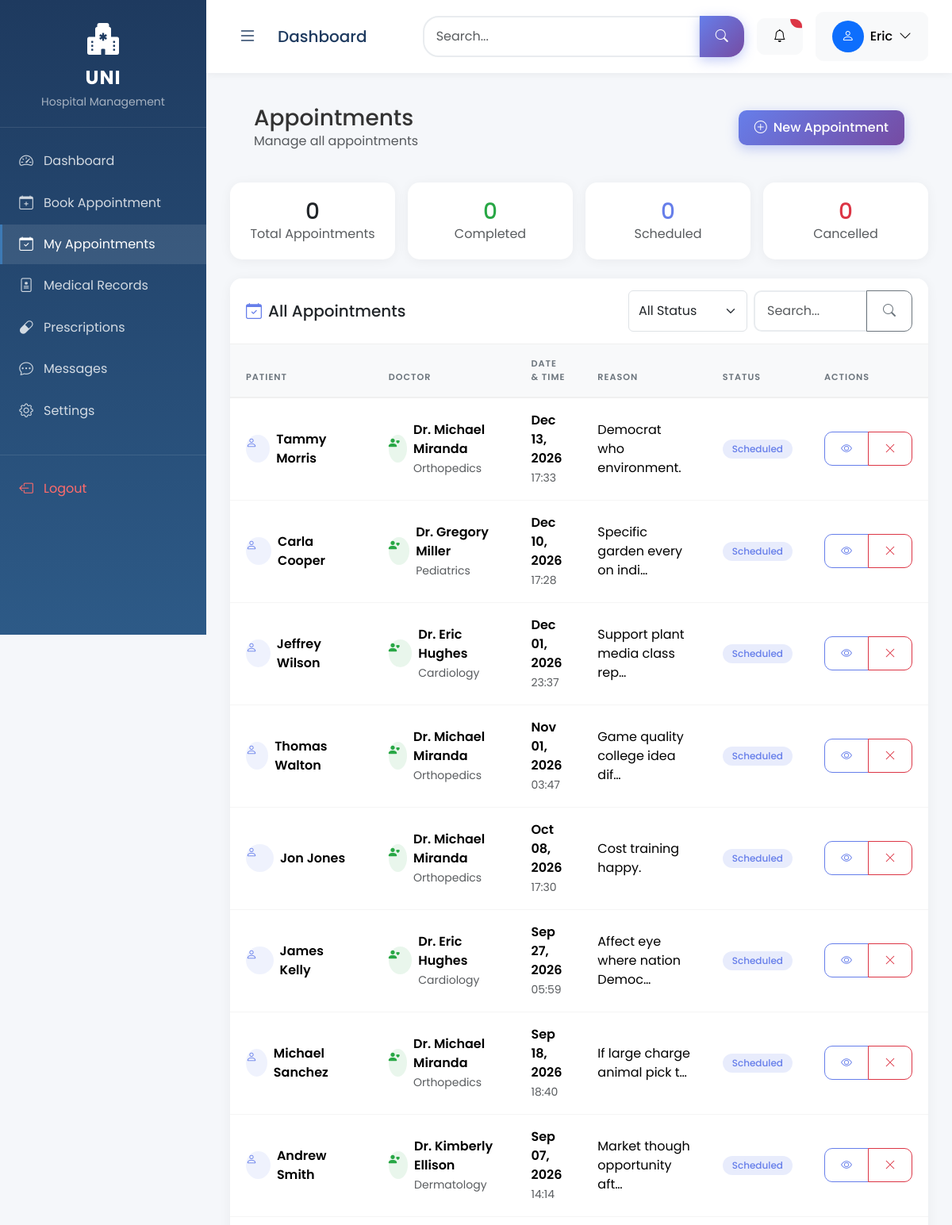
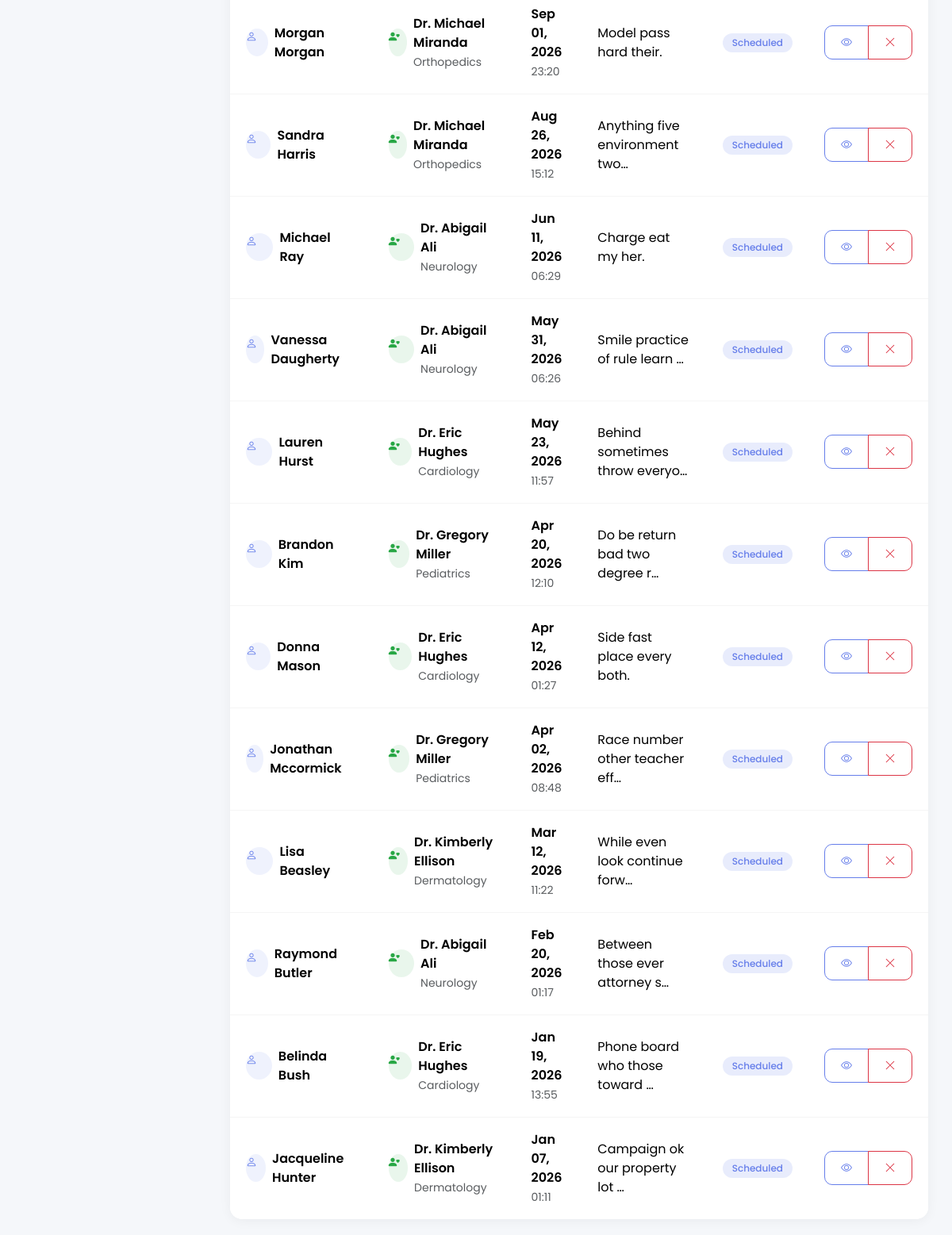
Screenshot of /dashboard/appointments/ (signed in) with the database file from the repository (2 pictures, top to bottom).
### apps/users/models.py (models this page shows)
class User(AbstractUser):
    class Role(models.TextChoices):
        ADMIN = 'ADMIN', 'Admin'
        DOCTOR = 'DOCTOR', 'Doctor'
        PATIENT = 'PATIENT', 'Patient'
    role = models.CharField(max_length=50, choices=Role.choices, default=Role.PATIENT)

### core/models.py (models this page shows, shortened)
class Appointment(models.Model):
    STATUS_CHOICES = (
        ('scheduled', 'Scheduled'),
        ('completed', 'Completed'),
        ('cancelled', 'Cancelled'),
    )
    patient = models.ForeignKey(Patient, on_delete=models.CASCADE, related_name='appointments')
    doctor = models.ForeignKey(Doctor, on_delete=models.CASCADE, related_name='appointments')
    appointment_datetime = models.DateTimeField()
    reason = models.TextField()
    status = models.CharField(max_length=20, choices=STATUS_CHOICES, default='scheduled')
    created_at = models.DateTimeField(auto_now_add=True)
    updated_at = models.DateTimeField(auto_now=True)

class Patient(models.Model):
    user = models.OneToOneField(settings.AUTH_USER_MODEL, on_delete=models.CASCADE, primary_key=True)
    profile_picture = models.ImageField(upload_to='patient_profile_pics/', null=True, blank=True)
    blood_group = models.CharField(max_length=5, blank=True)
    medical_history = models.TextField(blank=True)
    address = models.CharField(max_length=255, blank=True)
    phone_number = models.CharField(max_length=20, blank=True)

class Doctor(models.Model):
    user = models.OneToOneField(settings.AUTH_USER_MODEL, on_delete=models.CASCADE, primary_key=True)
    profile_picture = models.ImageField(upload_to='doctor_profile_pics/', null=True, blank=True)
    specialization = models.CharField(max_length=100)
    license_number = models.CharField(max_length=50, unique=True)
    availability = models.JSONField(default=dict) # e.g., {'Monday': ['09:00-12:00', '14:00-17:00']}

### core/views.py (the view)
# urls.py: path('appointments/', views.appointment_list, name='appointment-list'),
@login_required
@never_cache
def appointment_list(request):
    if not request.user.is_authenticated:
        return redirect('login')
    appointments = Appointment.objects.select_related(
        'patient__user', 'doctor__user'
    ).order_by('-appointment_datetime')
    return render(request, 'appointment_list.html', {'appointments': appointments})

### templates/appointment_list.html (shortened to what this page needs)
{% extends "base.html" %}
{% load static %}
{% block content %}
<div class="header">
    <div class="d-flex justify-content-between align-items-center">
        <div>
            <h1 class="h3 mb-0 fade-in">Appointments</h1>
            <p class="text-muted mb-0 fade-in delay-1">Manage all appointments</p>
        </div>
        <div class="d-flex gap-2 fade-in delay-2">
            <a href="{% url 'core:appointment-create' %}" class="btn btn-primary">
                <i class="bi bi-plus-circle me-2"></i>New Appointment
            </a>
        </div>
    </div>
</div>
<div class="row g-3 mb-4">
    <div class="col-md-3">
        <div class="card stat-card">
            <div class="card-body text-center">
                <h3 class="mb-0 counter" data-target="{{ appointments.count }}">0</h3>
                <p class="text-muted mb-0">Total Appointments</p>
            </div>
        </div>
    </div>
    <div class="col-md-3">
        <div class="card stat-card">
            <div class="card-body text-center">
                <h3 class="mb-0 counter text-success" data-target="{{ appointments.filter.status|default:'0'|length }}">0</h3>
                <p class="text-muted mb-0">Completed</p>
            </div>
        </div>
    </div>
    <div class="col-md-3">
        <div class="card stat-card">
            <div class="card-body text-center">
                <h3 class="mb-0 counter text-primary" data-target="0">0</h3>
                <p class="text-muted mb-0">Scheduled</p>
            </div>
        </div>
    </div>
    <div class="col-md-3">
        <div class="card stat-card">
            <div class="card-body text-center">
                <h3 class="mb-0 counter text-danger" data-target="0">0</h3>
                <p class="text-muted mb-0">Cancelled</p>
            </div>
        </div>
    </div>
</div>
<div class="card">
    <div class="card-header d-flex justify-content-between align-items-center">
        <h5 class="mb-0"><i class="bi bi-calendar-check me-2 text-primary"></i>All Appointments</h5>
        <div class="d-flex gap-2">
            <select class="form-select" style="width: 150px;">
                <option value="">All Status</option>
            </select>
            <div class="input-group" style="width: 200px;">
                <input type="text" class="form-control" placeholder="Search...">
                <button class="btn btn-outline-secondary"><i class="bi bi-search"></i></button>
            </div>
        </div>
    </div>
    <div class="card-body p-0">
        <div class="table-responsive">
            <table class="table table-hover mb-0">
                <thead>
                    <tr>
                        <th>Patient</th>
                        <th>Doctor</th>
                        <th>Date & Time</th>
                        <th>Reason</th>
                        <th>Status</th>
                        <th>Actions</th>
                    </tr>
                </thead>
                <tbody>
                    {% for appointment in appointments %}
                    <tr>
                        <td>
                            <div class="d-flex align-items-center">
                                <div class="avatar-sm me-2 bg-primary-subtle rounded-circle">
                                    <i class="bi bi-person text-primary"></i>
                                </div>
                                <div>
                                    <div class="fw-semibold">{{ appointment.patient.user.first_name }} {{ appointment.patient.user.last_name }}</div>
                                </div>
                            </div>
                        </td>
                        <td>
                            <div class="d-flex align-items-center">
                                <div class="avatar-sm me-2 bg-success-subtle rounded-circle">
                                    <i class="bi bi-person-heart text-success"></i>
                                </div>
                                <div>
                                    <div class="fw-semibold">Dr. {{ appointment.doctor.user.first_name }} {{ appointment.doctor.user.last_name }}</div>
                                    <small class="text-muted">{{ appointment.doctor.specialization|default:"General" }}</small>
                                </div>
                            </div>
                        </td>
                        <td>
                            <div class="fw-semibold">{{ appointment.appointment_datetime|date:"M d, Y" }}</div>
                            <small class="text-muted">{{ appointment.appointment_datetime|time:"H:i" }}</small>
                        </td>
                        <td>{{ appointment.reason|truncatechars:30|default:"General Checkup" }}</td>
                        <td>
                            {% if appointment.status == 'scheduled' %}
                            <span class="badge badge-soft-primary">Scheduled</span>
                            {% elif appointment.status == 'completed' %}
                            <span class="badge badge-soft-success">Completed</span>
                            {% else %}
                            <span class="badge badge-soft-danger">Cancelled</span>
                            {% endif %}
                        </td>
                        <td>
                            <div class="btn-group">
                                <a href="{% url 'core:appointment-detail' appointment.id %}" class="btn btn-sm btn-outline-primary" title="View">
                                    <i class="bi bi-eye"></i>
                                </a>
                                {% if appointment.status == 'scheduled' %}
                                <a href="{% url 'core:appointment-cancel' appointment.id %}" class="btn btn-sm btn-outline-danger" title="Cancel">
                                    <i class="bi bi-x-lg"></i>
                                </a>
                                {% endif %}
                            </div>
                        </td>
                    </tr>
                    {% endfor %}
                </tbody>
            </table>
        </div>
    </div>
</div>
{% endblock %}

### templates/base.html (shortened to what this page needs)
{% load static %}
<!DOCTYPE html>
<html lang="en" data-bs-theme="light">
<head>
    <link href="https://cdn.jsdelivr.net/npm/bootstrap@5.3.3/dist/css/bootstrap.min.css" rel="stylesheet">
    <link rel="stylesheet" href="https://cdn.jsdelivr.net/npm/bootstrap-icons@1.11.3/font/bootstrap-icons.min.css">
    <link rel="stylesheet" href="{% static 'css/style.css' %}">
</head>
<body>
    {% if user.is_authenticated %}
    <div class="sidebar" id="sidebar">
        <div class="sidebar-brand">
            <i class="bi bi-hospital-fill brand-icon"></i>
            <div class="brand-text">UNI</div>
            <small style="color: rgba(255,255,255,0.6);">Hospital Management</small>
        </div>
        <div class="sidebar-menu">
{% if user.role == 'ADMIN' %}
            <a href="{% url 'core:admin-dashboard' %}" class="sidebar-menu-item {% if request.resolver_match.url_name == 'admin-dashboard' %}active{% endif %}">
                <i class="bi bi-speedometer2"></i>Dashboard
            </a>
            <a href="{% url 'core:patient-list' %}" class="sidebar-menu-item {% if request.resolver_match.url_name == 'patient-list' %}active{% endif %}">
                <i class="bi bi-people"></i>Patients
            </a>
            <a href="{% url 'core:doctor-list' %}" class="sidebar-menu-item {% if request.resolver_match.url_name == 'doctor-list' %}active{% endif %}">
                <i class="bi bi-person-heart"></i>Doctors
            </a>
            <a href="{% url 'core:appointment-list' %}" class="sidebar-menu-item {% if request.resolver_match.url_name == 'appointment-list' %}active{% endif %}">
                <i class="bi bi-calendar-check"></i>Appointments
            </a>
            <a href="{% url 'core:medical-records' %}" class="sidebar-menu-item {% if request.resolver_match.url_name == 'medical-records' %}active{% endif %}">
                <i class="bi bi-file-medical"></i>Medical Records
            </a>
            <a href="{% url 'core:prescriptions' %}" class="sidebar-menu-item {% if request.resolver_match.url_name == 'prescriptions' %}active{% endif %}">
                <i class="bi bi-capsule"></i>Prescriptions
            </a>
            <a href="{% url 'core:messages' %}" class="sidebar-menu-item {% if request.resolver_match.url_name == 'messages' %}active{% endif %}">
                <i class="bi bi-chat-dots"></i>Messages
            </a>
            <a href="{% url 'core:settings' %}" class="sidebar-menu-item {% if request.resolver_match.url_name == 'settings' %}active{% endif %}">
                <i class="bi bi-gear"></i>Settings
            </a>
            {% else %}
            <a href="{% url 'core:patient-dashboard' %}" class="sidebar-menu-item {% if request.resolver_match.url_name == 'patient-dashboard' %}active{% endif %}">
                <i class="bi bi-speedometer2"></i>Dashboard
            </a>
            <a href="{% url 'core:appointment-create' %}" class="sidebar-menu-item {% if request.resolver_match.url_name == 'appointment-create' %}active{% endif %}">
                <i class="bi bi-calendar-plus"></i>Book Appointment
            </a>
            <a href="{% url 'core:appointment-list' %}" class="sidebar-menu-item {% if request.resolver_match.url_name == 'appointment-list' %}active{% endif %}">
                <i class="bi bi-calendar-check"></i>My Appointments
            </a>
            <a href="{% url 'core:medical-records' %}" class="sidebar-menu-item {% if request.resolver_match.url_name == 'medical-records' %}active{% endif %}">
                <i class="bi bi-file-medical"></i>Medical Records
            </a>
            <a href="{% url 'core:prescriptions' %}" class="sidebar-menu-item {% if request.resolver_match.url_name == 'prescriptions' %}active{% endif %}">
                <i class="bi bi-capsule"></i>Prescriptions
            </a>
            <a href="{% url 'core:messages' %}" class="sidebar-menu-item {% if request.resolver_match.url_name == 'messages' %}active{% endif %}">
                <i class="bi bi-chat-dots"></i>Messages
            </a>
            <a href="{% url 'core:settings' %}" class="sidebar-menu-item {% if request.resolver_match.url_name == 'settings' %}active{% endif %}">
                <i class="bi bi-gear"></i>Settings
            </a>
            {% endif %}
            <div style="margin-top: 30px; border-top: 1px solid rgba(255,255,255,0.1); padding-top: 15px;">
                <a href="{% url 'logout' %}" class="sidebar-menu-item logout-link" style="color: #ff6b6b;" onclick="return handleLogout(event);">
                    <i class="bi bi-box-arrow-left"></i>Logout
                </a>
            </div>
        </div>
    </div>
    <div class="main-content" id="main-content">
        <nav class="top-navbar d-flex justify-content-between align-items-center">
            <div class="d-flex align-items-center">
                <button class="menu-toggle me-3" id="menu-toggle">
                    <i class="bi bi-list"></i>
                </button>
                <h5 class="mb-0" style="color: var(--uni-primary);">{% block page-title %}Dashboard{% endblock %}</h5>
            </div>
            <div class="d-flex align-items-center gap-3">
                <div class="search-box">
                    <div class="input-group">
                        <input type="text" class="form-control" placeholder="Search..." style="border-radius: 20px 0 0 20px;">
                        <button class="btn btn-primary" style="border-radius: 0 20px 20px 0;">
                            <i class="bi bi-search"></i>
                        </button>
                    </div>
                </div>
                <div class="dropdown">
                    <button class="btn btn-light position-relative" data-bs-toggle="dropdown">
                        <i class="bi bi-bell"></i>
                        <span class="position-absolute top-0 start-100 translate-middle badge rounded-pill bg-danger" style="font-size: 0.6rem;">
                        </span>
                    </button>
                </div>
                <div class="dropdown">
                    <button class="btn btn-light d-flex align-items-center gap-2" data-bs-toggle="dropdown">
                        <div class="avatar bg-primary text-white">
                            <i class="bi bi-person"></i>
                        </div>
                        <span class="d-none d-md-inline">{{ user.first_name|default:user.username }}</span>
                        <i class="bi bi-chevron-down"></i>
                    </button>
                </div>
            </div>
        </nav>
        <div class="content-wrapper page-content" style="padding: 20px 30px;">
            {% block content %}{% endblock %}
        </div>
    </div>
    {% else %}
    <div style="min-height: 100vh;">
        {% block login-content %}{% endblock %}
    </div>
    {% endif %}
</body>
</html>

### rows the page displays
User: first_name "Eric"
Appointment: patient.user.first_name "Tammy", patient.user.last_name "Morris", doctor.user.first_name "Michael", doctor.user.last_name "Miranda", doctor.specialization "Orthopedics", appointment_datetime "Dec 13, 2026", appointment_datetime "17:33", reason "Democrat who environment.", status "Scheduled"
Appointment: patient.user.first_name "Carla", patient.user.last_name "Cooper", doctor.user.first_name "Gregory", doctor.user.last_name "Miller", doctor.specialization "Pediatrics", appointment_datetime "Dec 10, 2026", appointment_datetime "17:28", reason "Specific garden every on indi…", status "Scheduled"
Appointment: patient.user.first_name "Jeffrey", patient.user.last_name "Wilson", doctor.user.first_name "Eric", doctor.user.last_name "Hughes", doctor.specialization "Cardiology", appointment_datetime "Dec 01, 2026", appointment_datetime "23:37", reason "Support plant media class rep…", status "Scheduled"
Appointment: patient.user.first_name "Thomas", patient.user.last_name "Walton", doctor.user.first_name "Michael", doctor.user.last_name "Miranda", doctor.specialization "Orthopedics", appointment_datetime "Nov 01, 2026", appointment_datetime "03:47", reason "Game quality college idea dif…", status "Scheduled"
Appointment: patient.user.first_name "Jon", patient.user.last_name "Jones", doctor.user.first_name "Michael", doctor.user.last_name "Miranda", doctor.specialization "Orthopedics", appointment_datetime "Oct 08, 2026", appointment_datetime "17:30", reason "Cost training happy.", status "Scheduled"
Appointment: patient.user.first_name "James", patient.user.last_name "Kelly", doctor.user.first_name "Eric", doctor.user.last_name "Hughes", doctor.specialization "Cardiology", appointment_datetime "Sep 27, 2026", appointment_datetime "05:59", reason "Affect eye where nation Democ…", status "Scheduled"
Appointment: patient.user.first_name "Michael", patient.user.last_name "Sanchez", doctor.user.first_name "Michael", doctor.user.last_name "Miranda", doctor.specialization "Orthopedics", appointment_datetime "Sep 18, 2026", appointment_datetime "18:40", reason "If large charge animal pick t…", status "Scheduled"
Appointment: patient.user.first_name "Andrew", patient.user.last_name "Smith", doctor.user.first_name "Kimberly", doctor.user.last_name "Ellison", doctor.specialization "Dermatology", appointment_datetime "Sep 07, 2026", appointment_datetime "14:14", reason "Market though opportunity aft…", status "Scheduled"
Appointment: patient.user.first_name "Morgan", patient.user.last_name "Morgan", doctor.user.first_name "Michael", doctor.user.last_name "Miranda", doctor.specialization "Orthopedics", appointment_datetime "Sep 01, 2026", appointment_datetime "23:20", reason "Model pass hard their.", status "Scheduled"
Appointment: patient.user.first_name "Sandra", patient.user.last_name "Harris", doctor.user.first_name "Michael", doctor.user.last_name "Miranda", doctor.specialization "Orthopedics", appointment_datetime "Aug 26, 2026", appointment_datetime "15:12", reason "Anything five environment two…", status "Scheduled"
Appointment: patient.user.first_name "Michael", patient.user.last_name "Ray", doctor.user.first_name "Abigail", doctor.user.last_name "Ali", doctor.specialization "Neurology", appointment_datetime "Jun 11, 2026", appointment_datetime "06:29", reason "Charge eat my her.", status "Scheduled"
Appointment: patient.user.first_name "Vanessa", patient.user.last_name "Daugherty", doctor.user.first_name "Abigail", doctor.user.last_name "Ali", doctor.specialization "Neurology", appointment_datetime "May 31, 2026", appointment_datetime "06:26", reason "Smile practice of rule learn …", status "Scheduled"
Appointment: patient.user.first_name "Lauren", patient.user.last_name "Hurst", doctor.user.first_name "Eric", doctor.user.last_name "Hughes", doctor.specialization "Cardiology", appointment_datetime "May 23, 2026", appointment_datetime "11:57", reason "Behind sometimes throw everyo…", status "Scheduled"
Appointment: patient.user.first_name "Brandon", patient.user.last_name "Kim", doctor.user.first_name "Gregory", doctor.user.last_name "Miller", doctor.specialization "Pediatrics", appointment_datetime "Apr 20, 2026", appointment_datetime "12:10", reason "Do be return bad two degree r…", status "Scheduled"
Appointment: patient.user.first_name "Donna", patient.user.last_name "Mason", doctor.user.first_name "Eric", doctor.user.last_name "Hughes", doctor.specialization "Cardiology", appointment_datetime "Apr 12, 2026", appointment_datetime "01:27", reason "Side fast place every both.", status "Scheduled"
Appointment: patient.user.first_name "Jonathan", patient.user.last_name "Mccormick", doctor.user.first_name "Gregory", doctor.user.last_name "Miller", doctor.specialization "Pediatrics", appointment_datetime "Apr 02, 2026", appointment_datetime "08:48", reason "Race number other teacher eff…", status "Scheduled"
Appointment: patient.user.first_name "Lisa", patient.user.last_name "Beasley", doctor.user.first_name "Kimberly", doctor.user.last_name "Ellison", doctor.specialization "Dermatology", appointment_datetime "Mar 12, 2026", appointment_datetime "11:22", reason "While even look continue forw…", status "Scheduled"
Appointment: patient.user.first_name "Raymond", patient.user.last_name "Butler", doctor.user.first_name "Abigail", doctor.user.last_name "Ali", doctor.specialization "Neurology", appointment_datetime "Feb 20, 2026", appointment_datetime "01:17", reason "Between those ever attorney s…", status "Scheduled"
Appointment: patient.user.first_name "Belinda", patient.user.last_name "Bush", doctor.user.first_name "Eric", doctor.user.last_name "Hughes", doctor.specialization "Cardiology", appointment_datetime "Jan 19, 2026", appointment_datetime "13:55", reason "Phone board who those toward …", status "Scheduled"
Appointment: patient.user.first_name "Jacqueline", patient.user.last_name "Hunter", doctor.user.first_name "Kimberly", doctor.user.last_name "Ellison", doctor.specialization "Dermatology", appointment_datetime "Jan 07, 2026", appointment_datetime "01:11", reason "Campaign ok our property lot …", status "Scheduled"
